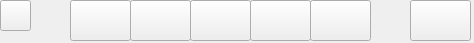
<?xml version="1.0" encoding="UTF-8"?>
<ui version="4.0">
 <class>QDlgBrightbar</class>
 <widget class="QWidget" name="QDlgBrightbar">
  <property name="geometry">
   <rect>
    <x>0</x>
    <y>0</y>
    <width>474</width>
    <height>43</height>
   </rect>
  </property>
  <property name="windowTitle">
   <string>Form</string>
  </property>
  <widget class="QPushButton" name="pushButton_3">
   <property name="geometry">
    <rect>
     <x>190</x>
     <y>0</y>
     <width>61</width>
     <height>41</height>
    </rect>
   </property>
   <property name="text">
    <string/>
   </property>
  </widget>
  <widget class="QPushButton" name="pushButton_2">
   <property name="geometry">
    <rect>
     <x>130</x>
     <y>0</y>
     <width>61</width>
     <height>41</height>
    </rect>
   </property>
   <property name="text">
    <string/>
   </property>
  </widget>
  <widget class="QPushButton" name="pushButton_1">
   <property name="geometry">
    <rect>
     <x>70</x>
     <y>0</y>
     <width>61</width>
     <height>41</height>
    </rect>
   </property>
   <property name="text">
    <string/>
   </property>
  </widget>
  <widget class="QPushButton" name="pushButton_max">
   <property name="geometry">
    <rect>
     <x>0</x>
     <y>0</y>
     <width>31</width>
     <height>31</height>
    </rect>
   </property>
   <property name="styleSheet">
    <string notr="true"/>
   </property>
   <property name="text">
    <string/>
   </property>
  </widget>
  <widget class="QPushButton" name="pushButton_4">
   <property name="geometry">
    <rect>
     <x>250</x>
     <y>0</y>
     <width>61</width>
     <height>41</height>
    </rect>
   </property>
   <property name="text">
    <string/>
   </property>
  </widget>
  <widget class="QPushButton" name="pushButton_min">
   <property name="geometry">
    <rect>
     <x>410</x>
     <y>0</y>
     <width>61</width>
     <height>41</height>
    </rect>
   </property>
   <property name="text">
    <string/>
   </property>
  </widget>
  <widget class="QPushButton" name="pushButton_5">
   <property name="geometry">
    <rect>
     <x>310</x>
     <y>0</y>
     <width>61</width>
     <height>41</height>
    </rect>
   </property>
   <property name="text">
    <string/>
   </property>
  </widget>
 </widget>
 <resources/>
 <connections/>
</ui>
